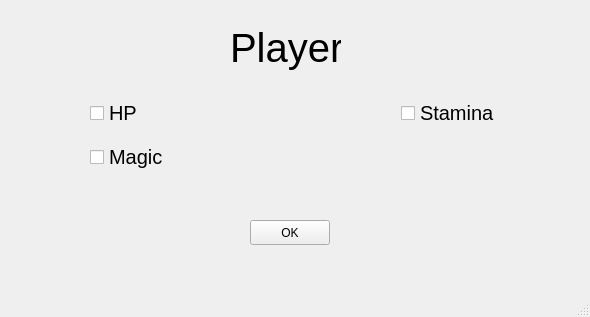
<?xml version="1.0" encoding="UTF-8"?>
<ui version="4.0">
 <class>MainWindow</class>
 <widget class="QMainWindow" name="MainWindow">
  <property name="geometry">
   <rect>
    <x>0</x>
    <y>0</y>
    <width>590</width>
    <height>317</height>
   </rect>
  </property>
  <property name="windowTitle">
   <string>MainWindow</string>
  </property>
  <property name="autoFillBackground">
   <bool>true</bool>
  </property>
  <widget class="QWidget" name="centralwidget">
   <widget class="QPushButton" name="pushButton">
    <property name="geometry">
     <rect>
      <x>250</x>
      <y>220</y>
      <width>80</width>
      <height>25</height>
     </rect>
    </property>
    <property name="text">
     <string>OK</string>
    </property>
   </widget>
   <widget class="QLabel" name="label">
    <property name="geometry">
     <rect>
      <x>230</x>
      <y>20</y>
      <width>111</width>
      <height>55</height>
     </rect>
    </property>
    <property name="font">
     <font>
      <pointsize>30</pointsize>
     </font>
    </property>
    <property name="layoutDirection">
     <enum>Qt::LeftToRight</enum>
    </property>
    <property name="text">
     <string>Player</string>
    </property>
   </widget>
   <widget class="QWidget" name="verticalLayoutWidget">
    <property name="geometry">
     <rect>
      <x>90</x>
      <y>90</y>
      <width>411</width>
      <height>91</height>
     </rect>
    </property>
    <layout class="QVBoxLayout" name="verticalLayout">
     <item>
      <layout class="QHBoxLayout" name="horizontalLayout">
       <item>
        <widget class="QCheckBox" name="checkBox">
         <property name="baseSize">
          <size>
           <width>0</width>
           <height>0</height>
          </size>
         </property>
         <property name="font">
          <font>
           <pointsize>15</pointsize>
          </font>
         </property>
         <property name="layoutDirection">
          <enum>Qt::LeftToRight</enum>
         </property>
         <property name="text">
          <string>HP</string>
         </property>
         <property name="iconSize">
          <size>
           <width>16</width>
           <height>16</height>
          </size>
         </property>
        </widget>
       </item>
       <item>
        <spacer name="horizontalSpacer">
         <property name="orientation">
          <enum>Qt::Horizontal</enum>
         </property>
         <property name="sizeHint" stdset="0">
          <size>
           <width>40</width>
           <height>20</height>
          </size>
         </property>
        </spacer>
       </item>
       <item>
        <widget class="QCheckBox" name="checkBox_3">
         <property name="font">
          <font>
           <pointsize>15</pointsize>
          </font>
         </property>
         <property name="layoutDirection">
          <enum>Qt::LeftToRight</enum>
         </property>
         <property name="text">
          <string>Stamina</string>
         </property>
        </widget>
       </item>
      </layout>
     </item>
     <item>
      <widget class="QCheckBox" name="checkBox_2">
       <property name="font">
        <font>
         <pointsize>15</pointsize>
        </font>
       </property>
       <property name="text">
        <string>Magic</string>
       </property>
      </widget>
     </item>
    </layout>
   </widget>
  </widget>
  <widget class="QMenuBar" name="menubar">
   <property name="geometry">
    <rect>
     <x>0</x>
     <y>0</y>
     <width>590</width>
     <height>22</height>
    </rect>
   </property>
  </widget>
  <widget class="QStatusBar" name="statusbar"/>
 </widget>
 <tabstops>
  <tabstop>pushButton</tabstop>
 </tabstops>
 <resources/>
 <connections>
  <connection>
   <sender>pushButton</sender>
   <signal>clicked()</signal>
   <receiver>MainWindow</receiver>
   <slot>close()</slot>
   <hints>
    <hint type="sourcelabel">
     <x>272</x>
     <y>266</y>
    </hint>
    <hint type="destinationlabel">
     <x>264</x>
     <y>294</y>
    </hint>
   </hints>
  </connection>
 </connections>
</ui>
